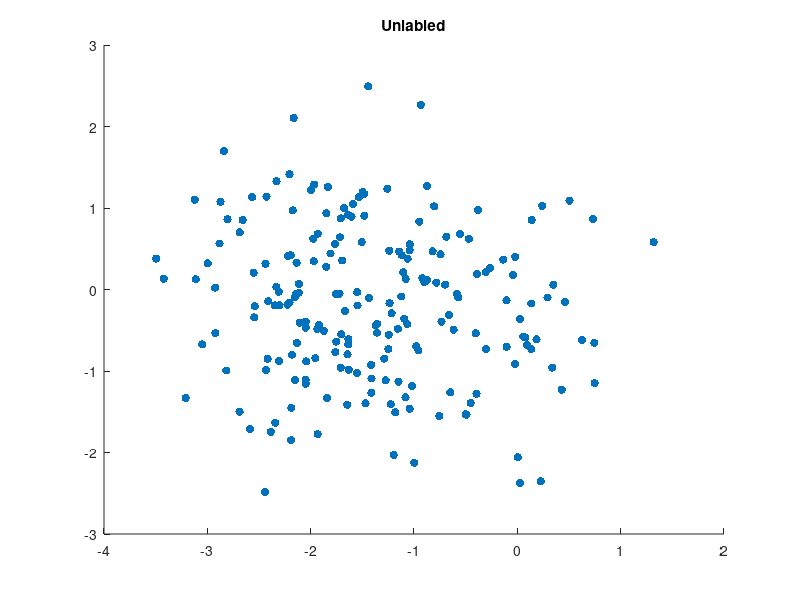
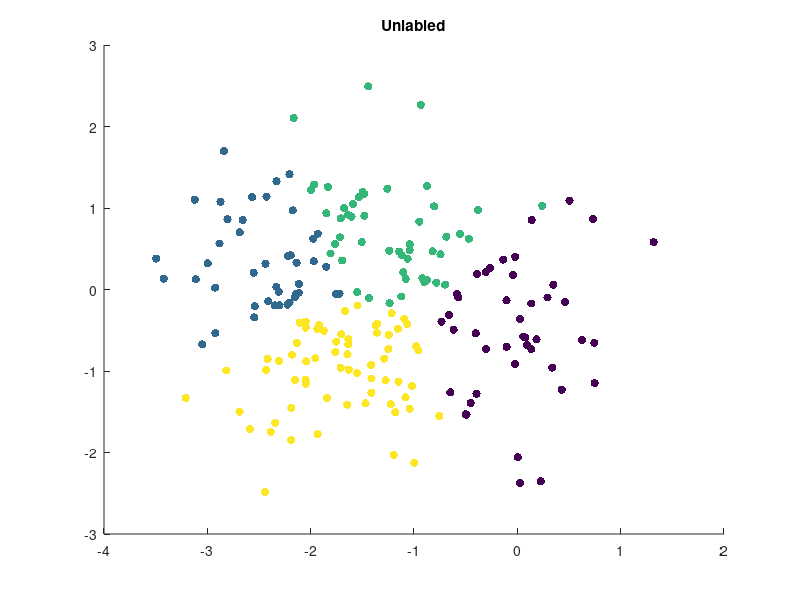

These charts were generated, in order, by the following MATLAB code:
n_classes = 4;
X = 200;
data_location = randn(X, 2) + randn(1, 2);
figure;
scatter(data_location(:, 1), data_location(:, 2), 36, 'filled');
title('Unlabled');
[idx, centers] = kmeans(data_location, n_classes);
figure;
scatter(data_location(:, 1), data_location(:, 2), 36, idx, 'filled');
title('Unlabled');